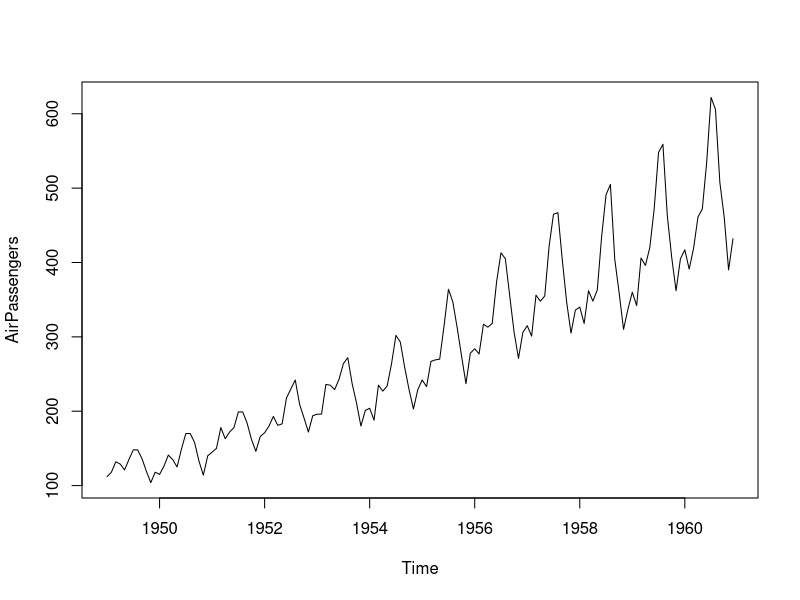
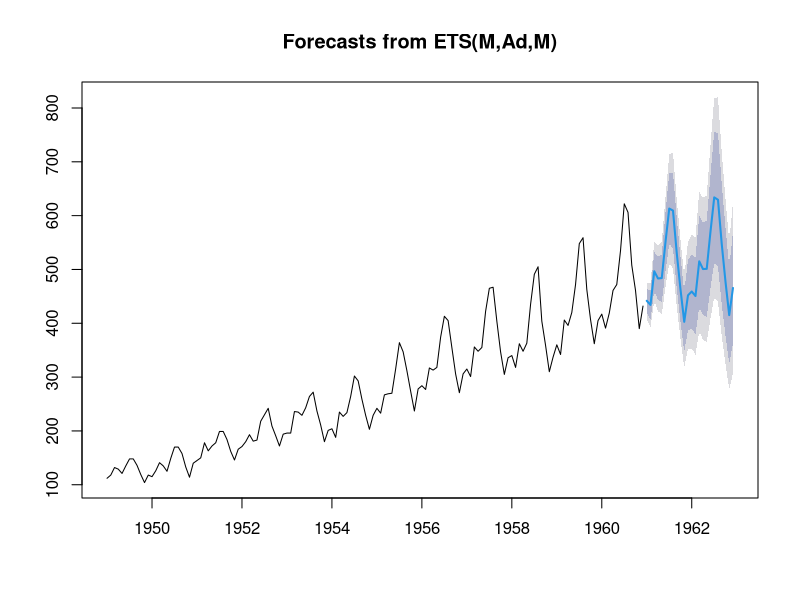
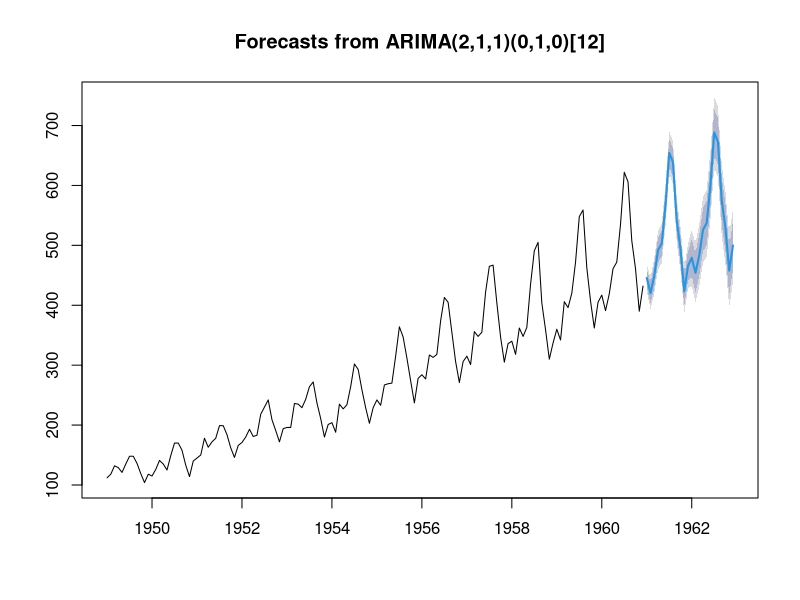
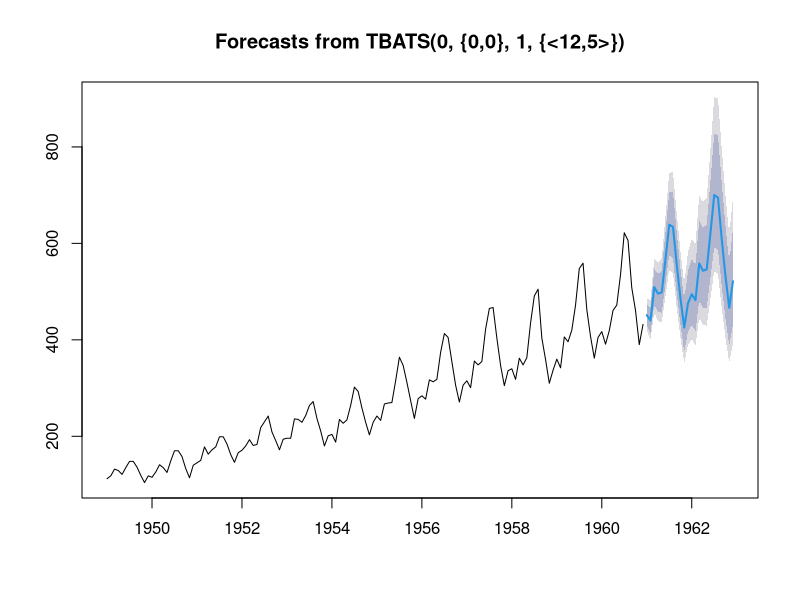
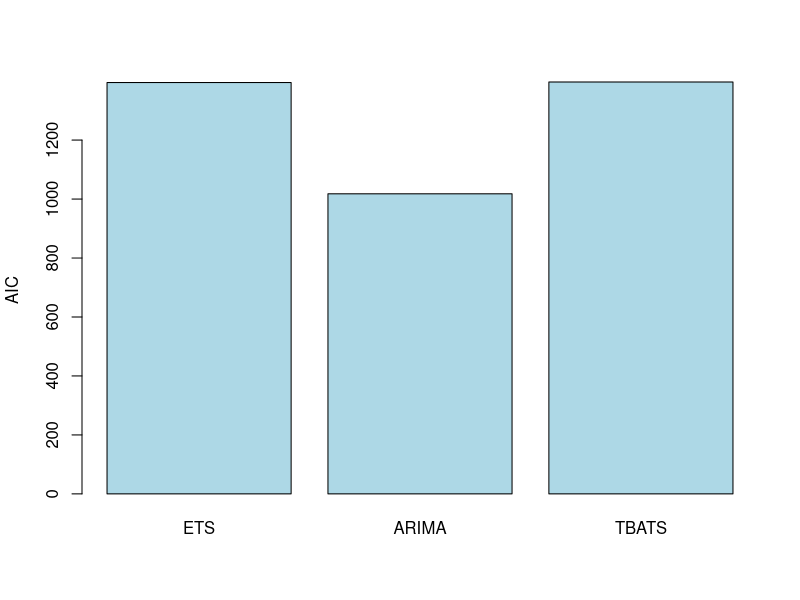

Write R code to recreate these figures, in order.
# Load library
library(forecast)

# Plot time series (object must be ts class)
plot(AirPassengers)

# Decompose time serie 
m_ets = ets(AirPassengers)
f_ets = forecast(m_ets, h=24) # forecast 24 months into the future

# Plot time serie prediction 
plot(f_ets)
class(AirPassengers)

# Auto ARIMA on time serie
m_aa = auto.arima(AirPassengers)
f_aa = forecast(m_aa, h=24)
plot(f_aa)

# Tbats method on time serie 
m_tbats = tbats(AirPassengers)
f_tbats = forecast(m_tbats, h=24)
plot(f_tbats)

# Plot results to compare performances 
barplot(c(ETS=m_ets$aic, ARIMA=m_aa$aic, TBATS=m_tbats$AIC),col="light blue",
        ylab="AIC")

# And the winner is ...
# Le meilleur modele est celui qui l'AIC le plus petit : en l'occurence il s'agit de l'ARIMA 

